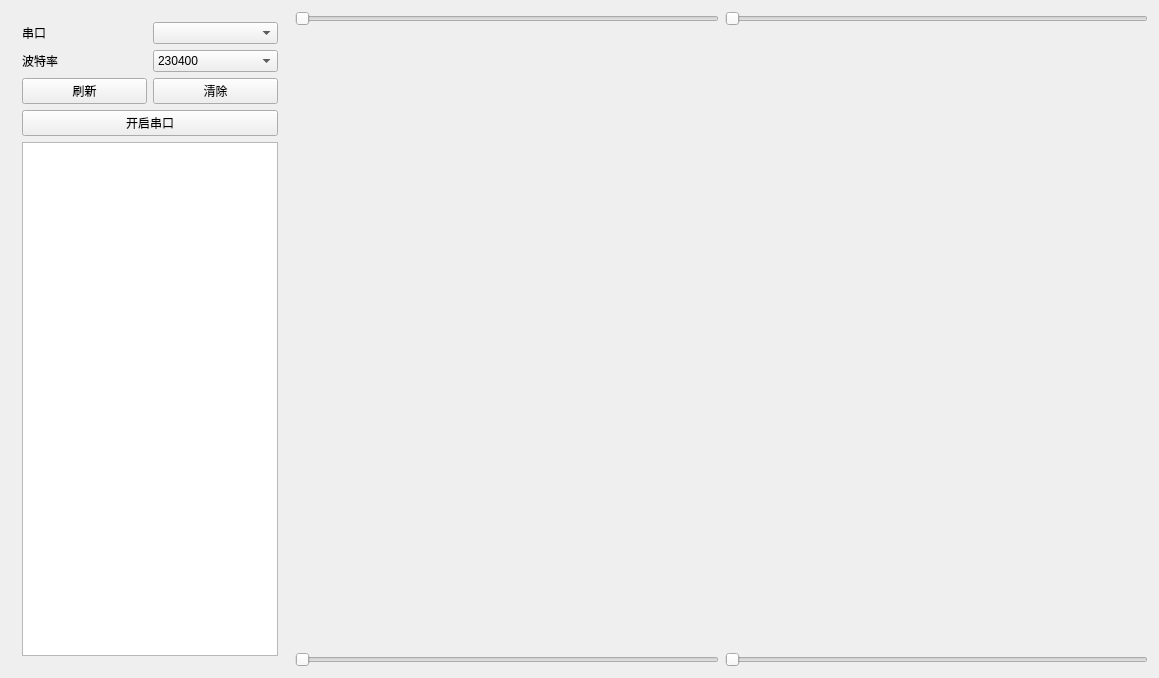
<?xml version="1.0" encoding="UTF-8"?>
<ui version="4.0">
 <class>Widget</class>
 <widget class="QWidget" name="Widget">
  <property name="geometry">
   <rect>
    <x>0</x>
    <y>0</y>
    <width>1159</width>
    <height>678</height>
   </rect>
  </property>
  <property name="windowTitle">
   <string>Widget</string>
  </property>
  <layout class="QGridLayout" name="gridLayout_2">
   <item row="0" column="0" rowspan="3">
    <widget class="QWidget" name="widget_2" native="true">
     <property name="styleSheet">
      <string notr="true">font: 18pt &quot;新宋体&quot;;</string>
     </property>
     <layout class="QGridLayout" name="gridLayout">
      <item row="0" column="0">
       <widget class="QLabel" name="label">
        <property name="text">
         <string>串口</string>
        </property>
       </widget>
      </item>
      <item row="0" column="1">
       <widget class="QComboBox" name="comboBoxCom"/>
      </item>
      <item row="1" column="0">
       <widget class="QLabel" name="label_2">
        <property name="text">
         <string>波特率</string>
        </property>
       </widget>
      </item>
      <item row="1" column="1">
       <widget class="QComboBox" name="comboBoxBaut">
        <item>
         <property name="text">
          <string>230400</string>
         </property>
        </item>
        <item>
         <property name="text">
          <string>115200</string>
         </property>
        </item>
       </widget>
      </item>
      <item row="2" column="0">
       <widget class="QPushButton" name="pushButtonCR">
        <property name="text">
         <string>刷新</string>
        </property>
       </widget>
      </item>
      <item row="2" column="1">
       <widget class="QPushButton" name="pushButtonCW">
        <property name="text">
         <string>清除</string>
        </property>
       </widget>
      </item>
      <item row="3" column="0" colspan="2">
       <widget class="QPushButton" name="pushButtonS">
        <property name="text">
         <string>开启串口</string>
        </property>
       </widget>
      </item>
      <item row="4" column="0" colspan="2">
       <widget class="QTextEdit" name="textEditR"/>
      </item>
     </layout>
    </widget>
   </item>
   <item row="0" column="1">
    <widget class="QSlider" name="horizontalAMax">
     <property name="orientation">
      <enum>Qt::Horizontal</enum>
     </property>
    </widget>
   </item>
   <item row="1" column="1">
    <widget class="QCustomPlot" name="widget" native="true"/>
   </item>
   <item row="1" column="2">
    <widget class="QCustomPlot" name="widget_C" native="true"/>
   </item>
   <item row="2" column="1">
    <widget class="QSlider" name="horizontalAMin">
     <property name="orientation">
      <enum>Qt::Horizontal</enum>
     </property>
    </widget>
   </item>
   <item row="2" column="2">
    <widget class="QSlider" name="horizontalVMin">
     <property name="orientation">
      <enum>Qt::Horizontal</enum>
     </property>
    </widget>
   </item>
   <item row="0" column="2">
    <widget class="QSlider" name="horizontalVMax">
     <property name="orientation">
      <enum>Qt::Horizontal</enum>
     </property>
    </widget>
   </item>
  </layout>
 </widget>
 <layoutdefault spacing="6" margin="11"/>
 <customwidgets>
  <customwidget>
   <class>QCustomPlot</class>
   <extends>QWidget</extends>
   <header>qcustomplot.h</header>
   <container>1</container>
  </customwidget>
 </customwidgets>
 <resources/>
 <connections/>
</ui>
